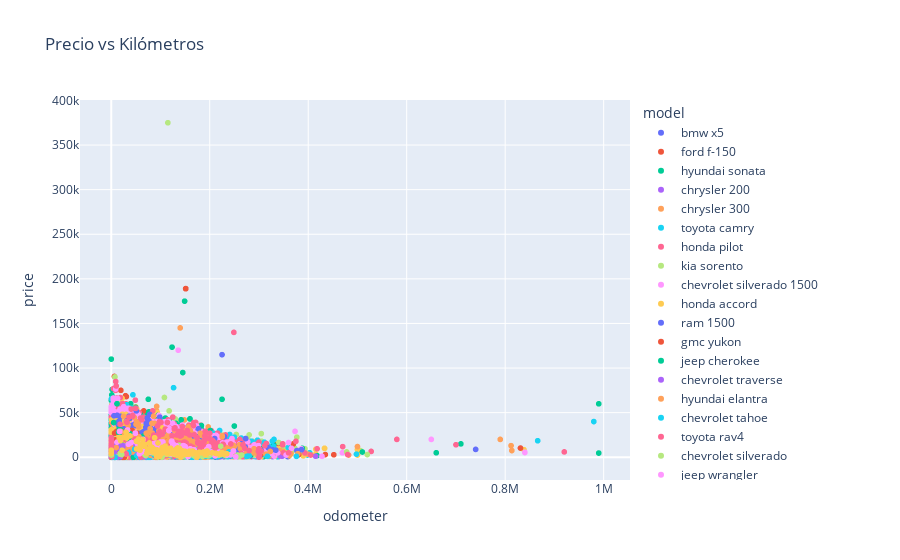

Notebook code cell kept with this figure:
### Code cell
#import pandas as pd
#import plotly.express as px

#car_data = pd.read_csv('vehicles_us.csv') # leer los datos
#fig = px.scatter(car_data, x="odometer", y="price") # crear un gráfico de dispersión
fig = px.scatter(car_data, x="odometer", y="price", color="model", title="Precio vs Kilómetros") # crear un gráfico de dispersión
fig.show() # crear gráfico de dispersión
